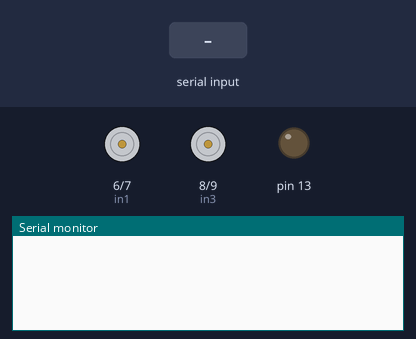
The sketch below on a simulated Arduino Uno, built for the host (arithmetic inside an expression is 32-bit, double 64-bit). Shown: motor-driver pin pairs drawn as motors (green arrow = first pin HIGH = forward, orange = second pin HIGH = backward, longer = more drive, scaled by the enable pin), output pins drawn as LEDs (lit = HIGH), the last lines printed to the serial monitor. Inputs (shaded band) come from the test bench.

Above: at 1.2 s.
1.3 s: "u" received over Serial
At 2.7 s:
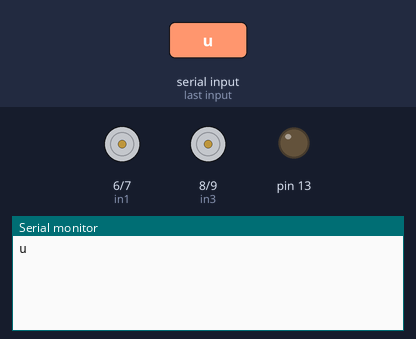
3.8 s: "l" received over Serial
At 5.7 s:
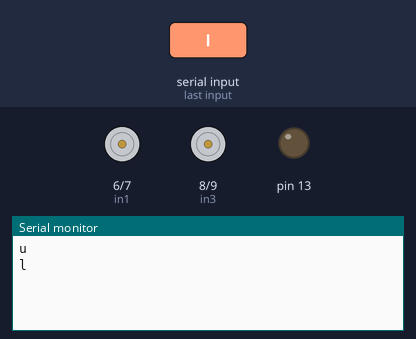
6.3 s: "d" received over Serial
At 7.7 s:
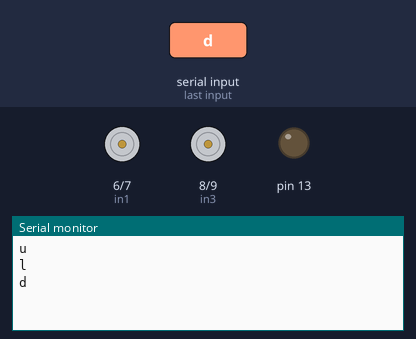

Measured:
- after the input at 1.3 s, the serial monitor: prints a new line after 1.0 s (image 1)
- after the input at 3.8 s, the serial monitor: prints a new line after 1.0 s (image 2)
- after the input at 6.3 s, the serial monitor: prints a new line after 1.0 s (image 3)

The sketch:

Carrito_nvo.ino
```cpp
/*
 Conexion Puente H
 ARDUINO   L298n
 5         in3
 6         in4
 9         in1
 10        in2
           5v--Alimentacion externa 5v (pila)
           GND--Negativo de la pila

 Conexion del Modulo Bluetooth HC-06 y el Arduino
 ARDUINO    Bluetooth HC-06
 0 (RX)       TX
 1 (TX)       RX
 5V           VCC
 GND          GND
 !!Cuidado!! Las conexiones de TX y RX al modulo Bluetooth deben estar desconectadas
 en el momento que se realiza la carga del codigo (Sketch) al Arduino.

 Conexion Sensor Ultrasonido HC-SR04
 ARDUINO    Ultrasonido HC-SR04
 2            Echo
 3            Trig
 5V           VCC
 GND          Gnd
 */
int enA = 5;
int enB = 10;
int in1 = 6;
int in2 = 7;
int in3 = 8;
int in4 = 9;
int vel = 255;            // Velocidad de los motores (0-255)
String estado;

int pecho = 2;            // define el pin 2 como (pecho) para el Ultrasonido
int ptrig = 3;            // define el pin 3 como (ptrig) para el Ultrasonido
int duracion, distancia;  // para Calcular distacia

void setup()  {
  Serial.begin(9600);    // inicia el puerto serial para comunicacion con el Bluetooth

  pinMode(enA, OUTPUT);
  pinMode(enB, OUTPUT);
  pinMode(in1, OUTPUT);
  pinMode(in2, OUTPUT);
  pinMode(in3, OUTPUT);
  pinMode(in4, OUTPUT);

  pinMode(pecho, INPUT);   // define el pin 2 como entrada (pecho)
  pinMode(ptrig,OUTPUT);   // define el pin 3 como salida  (ptrig)
  pinMode(13,OUTPUT);

}

void loop()  {

  if(Serial.available()){        // lee el bluetooth y almacena en estado
    estado = Serial.readString();
    Serial.println(estado);

  }
  if(estado == 'u'){           // Desplazar al Frente
      digitalWrite(in2, 0);
      digitalWrite(in4, 0);
      digitalWrite(in1, vel);
      digitalWrite(in3, vel);
  }else{
    if(estado == 'l'){          // IZQ
      digitalWrite(in2, 0);
      digitalWrite(in4, 0);
      digitalWrite(in1, 0);
      digitalWrite(in3, vel);
    }else{
      if(estado == 'r'){          // DER
        digitalWrite(in2, 0);
        digitalWrite(in4, 0);
        digitalWrite(in1, 0);
        digitalWrite(in3, vel);
      }else{
        if(estado == 'd'){          // Reversa
          digitalWrite(in1, 0);
          digitalWrite(in3, 0);
          digitalWrite(in2, vel);
          digitalWrite(in4, vel);
        }else{
          digitalWrite(in2, 0);     //Parar
          digitalWrite(in4, 0);
          digitalWrite(in1, 0);
          digitalWrite(in3, 0);
        }
      }
    }
  }
}
```
